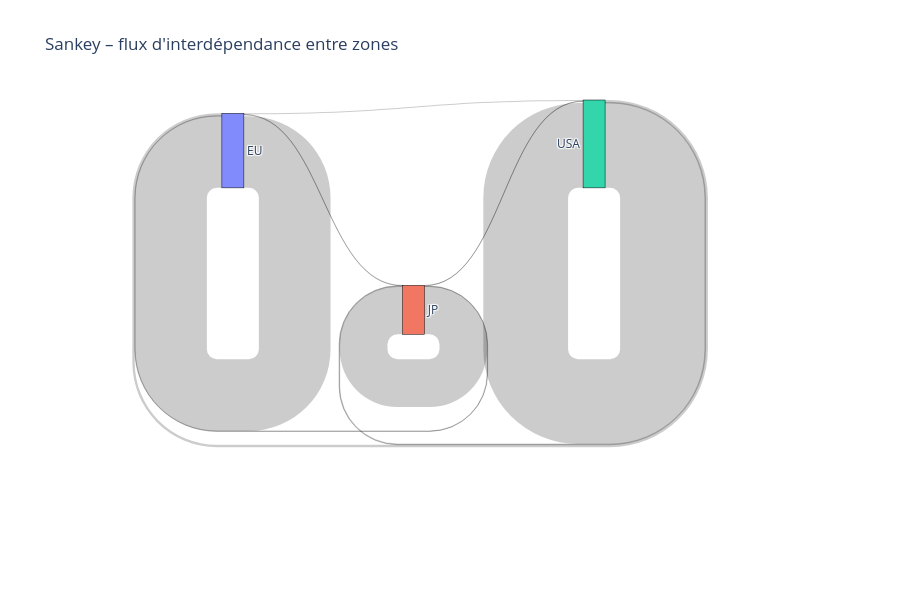

Here is the notebook cell this chart was saved with:
### Code cell
sector_matrix = Lambda0 @ W_global
sankey_zone_to_zone(sector_matrix)

### Figure 1 — Plotly figure (JSON) as saved in the notebook; plotly's stock layout.template omitted (floating-point values rounded to 4 significant figures)
{"data": [{"link": {"source": [0, 0, 0, 1, 1, 1, 2, 2, 2], "target": [0, 1, 2, 0, 1, 2, 0, 1, 2], "value": [4.163, 0.0257, 0.06058, 0.02423, 2.774, 0.0215, 0.1394, 0.03914, 4.923]}, "node": {"label": ["EU", "JP", "USA"], "line": {"color": "black", "width": 0.5}, "pad": 25, "thickness": 22}, "type": "sankey"}], "layout": {"font": {"size": 12}, "height": 600, "title": {"text": "Sankey – flux d'interdépendance entre zones"}}}
